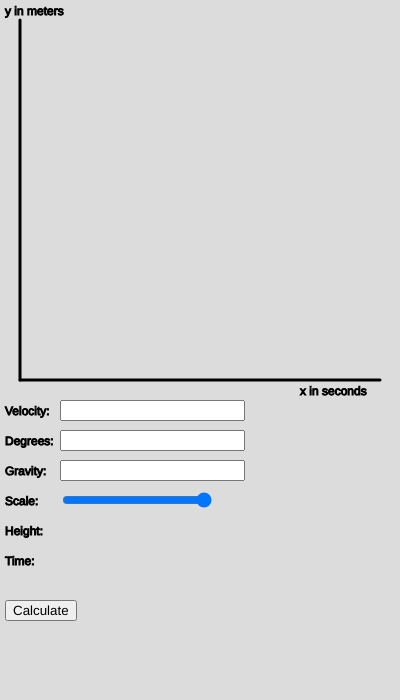
Frame 1 (no input)
Frame 60 (no input): identical to frame 1, image omitted
Frame 120 (the mouse pressed at the canvas centre since frame 60): identical to frame 1, image omitted

The p5.js sketch that drew this single still picture (run headless with seeded random() and noise() and a simulated clock; from frame 60 on, the mouse is pressed at the canvas centre):

// p5.js sketch
// ── sketch.js
// Values needed for calculations of the trajectory
let velocity = 0;
let degrees = 0;
let gravity = 9.81;
let heigth = 0;
let time = 0;

let graphScale;

function setup() {
  createCanvas(400, 700);
  background(220);

  velocityInput = createInput();
  velocityInput.position(60, 400);

  degreesInput = createInput();
  degreesInput.position(60, 430);

  gravityInput = createInput();
  gravityInput.position(60, 460);

  stroke('black');
  strokeWeight(3);
  line(20, 20, 20, 380);
  line(20, 380, 380, 380);

  strokeWeight(1);
  text('y in meters', 5, 15);
  text('x in seconds', 300, 395);

  text('Velocity:', 5, 415);
  text('Degrees:', 5, 445);
  text('Gravity:', 5, 475);
  text('Scale:', 5, 505);
  text('Height:', 5, 535);
  text('Time:', 5, 565);

  slider = createSlider(1, 10);
  slider.position(60, 490);
  slider.size(150);

  button = createButton('Calculate');
  button.position(5, 600);
  button.mousePressed(calculate);
}

function draw() {
  graphScale = slider.value();
}

function calculate() {
  stroke('black');
  strokeWeight(2);

  // Get user input
  velocity = float(velocityInput.value());
  degrees = float(degreesInput.value());
  gravity = float(gravityInput.value());

  let angle = radians(degrees);
  let y0 = zeroPoint(velocity, degrees, gravity);

  stroke('red');
  noFill();
  beginShape();
  for (let x = 0; x <= y0; x += 0.001) {
    let y = x * Math.tan(angle) - (gravity * Math.pow(x, 2)) / (2 * Math.pow(velocity, 2) * Math.pow(Math.cos(angle), 2));

    // Scale and flip y for canvas
    let canvasX = 20 + x * 5 * graphScale;
    let canvasY = 380 - y * 5 * graphScale; // invert y axis to go up

    console.log("Scale: " + graphScale + " x-point: " + y0);

    vertex(canvasX, canvasY);
  }
  endShape();

  fill('red');
  circle(y0 * graphScale * 5 + 20, 380, 10);

  stroke('black');
  text(y0.toFixed(2) + "s", y0*5*graphScale+20, 360);
}

function zeroPoint(v, theta_deg, g) {
  theta = radians(theta_deg);
  return (v ** 2 * Math.sin(2 * theta)) / g;
}
